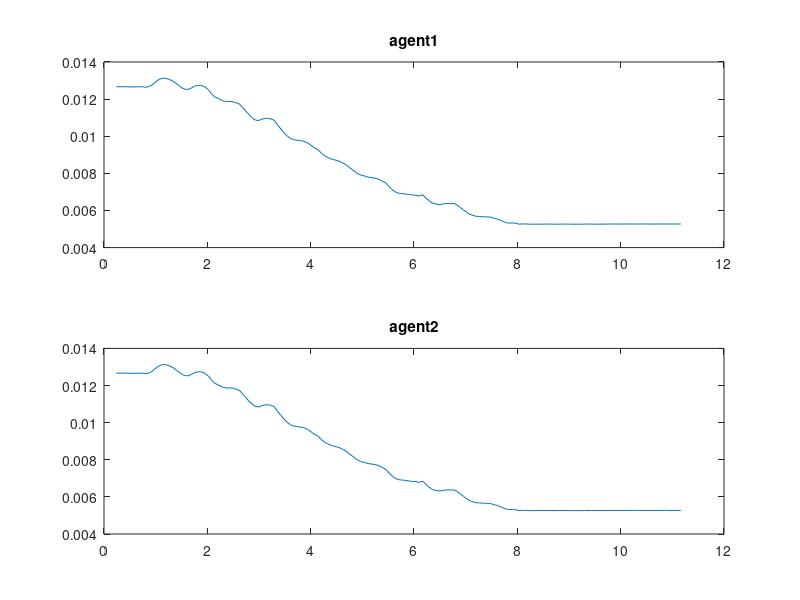
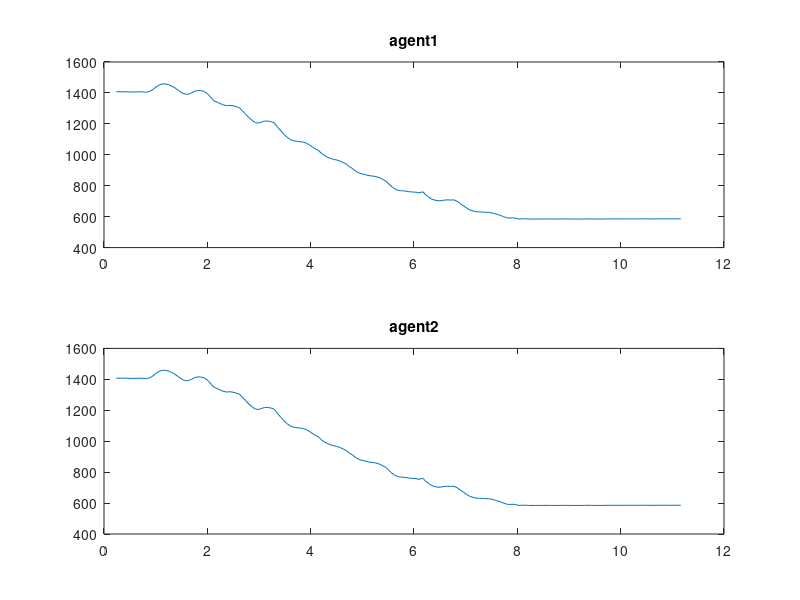
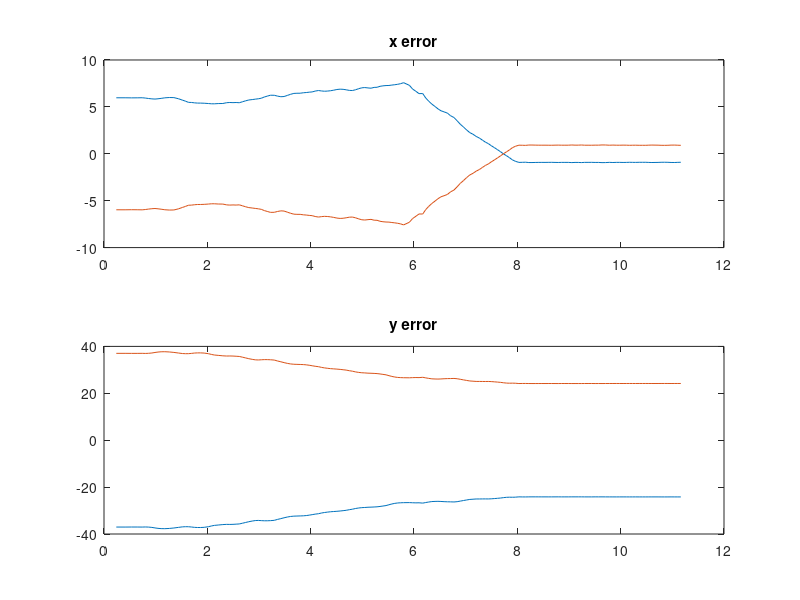
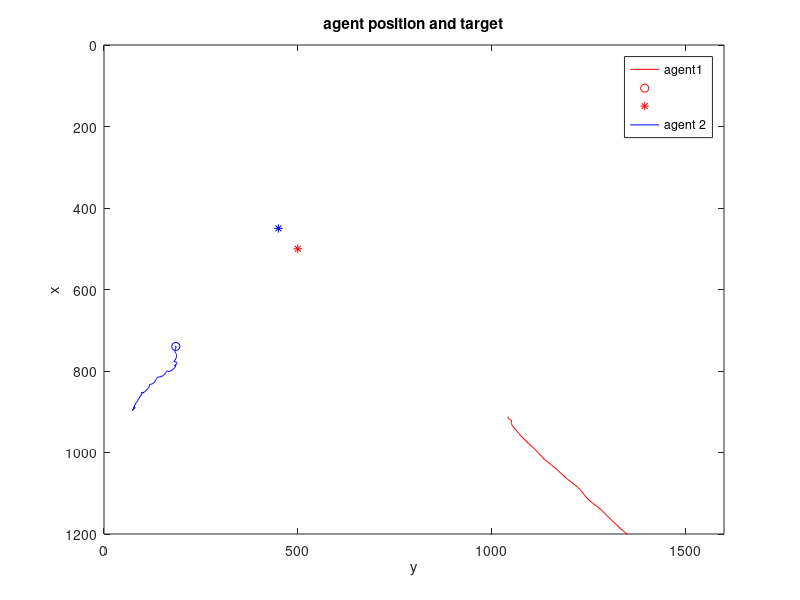

The MATLAB source for these figures, in order:
clear;
close all;
load('jan18test6');
%% Load and remove zeros from the data

logCounter = logCounter - 2;

%eliminate the first row which is 0
logImages = circshift(logImages, -1);
logNumDetections = circshift(logNumDetections, -1);
logPosition = circshift(logPosition, -1);
logFormationError = circshift(logFormationError, -1);
logHeading = circshift(logHeading, -1);
logDistance = circshift(logDistance, -1);
logAngle = circshift(logAngle, -1);
logPhi = circshift(logPhi, -1);
logPsi = circshift(logPsi, -1);
logphi = circshift(logphi, -1);
logpsi = circshift(logpsi, -1);
logdVadP = circshift(logdVadP, -1);
logdVodP = circshift(logdVodP, -1);
logControlSpeed = circshift(logControlSpeed, -1);
logProportional = circshift(logProportional, -1);
logIntegral = circshift(logIntegral, -1);
logDerivative = circshift(logDerivative, -1);
logTiming = circshift(logTiming, -1);

logImages = logImages(1:logCounter, :);
logNumDetections = logNumDetections(1:logCounter, :);
logPosition = logPosition(1:logCounter, :, :);
logFormationError = logFormationError(1:logCounter, :, :);
logHeading = logHeading(1:logCounter, :);
logDistance = logDistance(1:logCounter, :, :);
logAngle = logAngle(1:logCounter, :);
logPhi = logPhi(1:logCounter, :, :);
logPsi = logPsi(1:logCounter, :, :);
logphi = logphi(1:logCounter, :);
logpsi = logpsi(1:logCounter, :);%distance error
logdVadP = logdVadP( 1:logCounter, :, :);
logdVodP = logdVodP( 1:logCounter, :, :);
logControlSpeed = logControlSpeed(1:logCounter, :, :);
logProportional = logProportional(1:logCounter, :, :);
logIntegral = logIntegral(1:logCounter, :,  :);
logDerivative = logDerivative(1:logCounter, :, :);
logTiming = logTiming(1:logCounter, :);

logTiming(:, 12) = sum(logTiming, 2); %delta_t for each step

duration = cumsum(logTiming(:, 12));

%%
x1 = logPosition(:, 1, 1);
y1 = logPosition(:, 2, 1);

x2 = logPosition(:, 1, 2);
y2 = logPosition(:, 2, 2);

ux1 = logControlSpeed(:, 1, 1);
uy1 = logControlSpeed(:, 2, 1);
u1 = ux1.^2 + uy1.^2;

ux2 = logControlSpeed(:, 1, 2);
uy2 = logControlSpeed(:, 2, 2);
u2 = ux2.^2 + uy2.^2;

ex1 = logFormationError(:, 1, 1);
ey1 = logFormationError(:, 2, 1);
e1 = ex1.^2 + ey1.^2;

ex2 = logFormationError(:, 1, 2);
ey2 = logFormationError(:, 2, 2);
e2 = ex2.^2 + ey2.^2;

de1 = logpsi(:, 1);
de2 = logpsi(:, 2);

%figure(1);
figure('Name','control effort','NumberTitle','off')
ax1 = subplot(2,1,1);
ax2 = subplot(2,1,2);
plot(ax1, duration, u1);
title(ax1,'agent1');
plot(ax2, duration, u2);
title(ax2, 'agent2');

%%
%figure(2);
figure('Name','formation error','NumberTitle','off')
ax3 = subplot(2,1,1);
ax4 = subplot(2,1,2);
plot(ax3, duration, e1);
title(ax3,'agent1');
plot(ax4, duration, e2);
title(ax4, 'agent2');
% figure(1);
% %ax1 = subplot(3,1,1);
% ax2 = subplot(2,1,1);
% ax3 = subplot(2,1,2);
% 
% %set(ax2,'Ydir','reverse')
% 
% %(:, 1, 1) first coordinate for first agent
% % plot(ax1, duration , logProportional(:, 1, 1), 'g', duration, logIntegral(:, 1, 1), 'r',...
% %  duration, logDerivative(:, 1, 1) ,'b', duration, logControlSpeed(:, 1, 1), 'k');
% % title(ax1, 'PID Tunning')
% % xlabel(ax1, duration)
% % legend('P','I', 'D', 'control');
% 
% plot(ax2, x1, y1, 'r', x1(end), y1(end),'ro', positionRef(1,1), positionRef(2,1), 'r*');
% title(ax2, 'Phase-plane diagram for 1st agent')
% xlabel(ax2, 'x')
% ylabel(ax2, 'y')
% axis(ax2, [0, 1200, 0, 1600]);
% set(ax2,'YAxisLocation','right');
% view(ax2, 90,90); %rotate the plot 90 deg CW to suit the image of the cameara
% 
% 
% plot(ax3, x2, y2, 'b', x2(end), y2(end),'bo', positionRef(1,2), positionRef(2,2), 'b*');
% title(ax3, 'Phase-plane diagram for 2nd agent')
% xlabel(ax3, 'x')
% ylabel(ax3, 'y')
% axis(ax3, [0, 1200, 0, 1600]);
% set(ax3,'YAxisLocation','right');
% view(ax3, 90,90);
%%
%figure(3);
figure('Name','position errors','NumberTitle','off')
ax5 = subplot(2,1,1);
ax6 = subplot(2,1,2);
plot(ax5, duration, logFormationError(:,1, 1), duration, logFormationError(:,1, 2));
title(ax5, 'x error')
plot(ax6, duration, logFormationError(:, 2, 1), duration, logFormationError(:,2, 2));
title(ax6, 'y error')
%%
figure('Name','agent position and target','NumberTitle','off')
plot(x1, y1, 'r', x1(end), y1(end),'ro', positionRef(1,1), positionRef(2,1), 'r*',...
     x2, y2, 'b', x2(end), y2(end),'bo', positionRef(1,2), positionRef(2,2), 'b*');
xlabel('x')
ylabel('y')
legend('agent1','', '', 'agent 2')
title ('agent position and target');
axis([0, 1200, 0, 1600]);
set(gca, 'YAxisLocation','right');
view(90,90)

%%
figure(5)
ax7 = subplot(2,1,1);
ax8 = subplot(2,1,2);
plot(ax7, duration, de1);
title(ax7, 'agent 1 distance error');
plot(ax8, duration, de2);
title(ax8, 'agent 2 distance error');